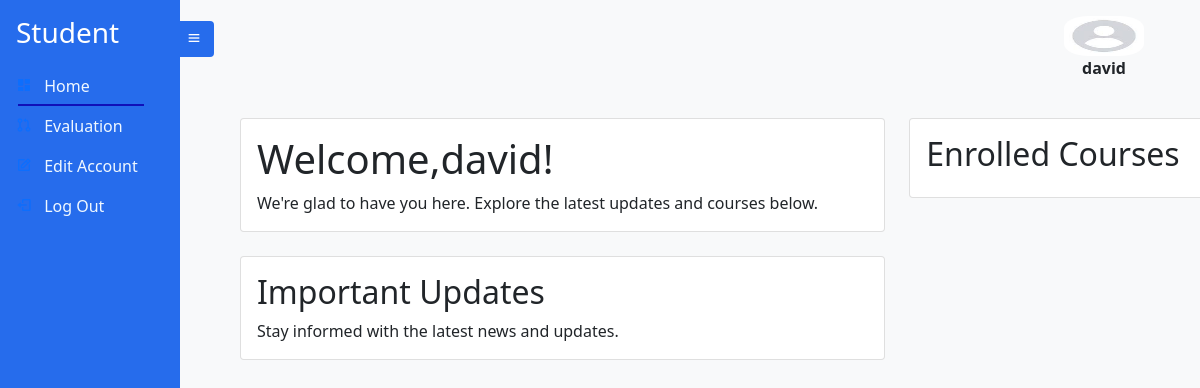
The page /studenthomepage (signed in) on the database as committed earlier.
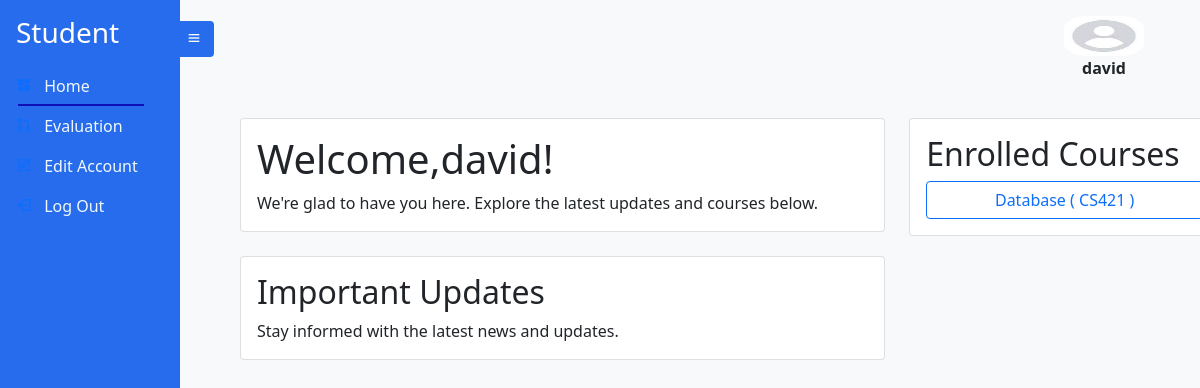
The same page on the database as committed later.
### Student/models.py (models this page shows, shortened)
class StudentCourseEnrollment(models.Model):
    student = models.ForeignKey(Student, on_delete=models.CASCADE)
    course = models.ForeignKey(Course, on_delete=models.CASCADE)
    term = models.ForeignKey(Term, on_delete=models.CASCADE)
    enrolled = models.BooleanField(default=False)
    class Meta:
        unique_together = ('student', 'course', 'term')

### Course/models.py (models this page shows, shortened)
class Course(models.Model):
    Course_id =  models.CharField(max_length=20 , unique=True,primary_key=True)
    CourseName = models.CharField(max_length=20 , null=True , blank=True)
    CourseType = models.CharField(max_length=10 , null=True ,  choices=coursetype , blank=True)
    CreditHour = models.IntegerField(null=True , blank=True)
    Department = models.CharField(max_length=10 , null=True ,  choices=departmentchoice , blank=True)
    Instructors = models.ManyToManyField(Instructor)

### Student/views.py (the view)
# urls.py: path('studenthomepage', studenthomepage , name='studenthomepage'),
def studenthomepage(request):
    student = Student.objects.get(Account_id = request.user)
    student_enrollments = StudentCourseEnrollment.objects.filter(student = student)
    context = {'active_page':'home' , 'studentenrollements':student_enrollments , }
    return render(request , 'student/studenthome.html',context)

### templates/student/studenthome.html (shortened to what this page needs)
{% extends 'student/student.html' %}
{% block content %}
<div class="container mt-5">
    <div class="row">
        <div class="col-md-8">
            <div class="card mb-4">
                <div class="card-body">
                    <h1 class="card-title">Welcome,{{user.username}}!</h1>
                    <p class="card-text">We're glad to have you here. Explore the latest updates and courses below.</p>
                </div>
            </div>
            <div class="card mb-4">
                <div class="card-body">
                    <h2 class="card-title">Important Updates</h2>
                    <p class="card-text">Stay informed with the latest news and updates.</p>
                </div>
            </div>
        </div>
        <div class="col-md-4">
            <div class="card">
                <div class="card-body">
                    <h2 class="card-title">Enrolled Courses</h2>
                    <div class="d-grid gap-2">
                        {% for studentenroll in studentenrollements %}
                        <button class="btn btn-outline-primary course-btn" type="button" data-course="{{studentenroll.course.CourseName}}">{{studentenroll.course.CourseName}} ( {{studentenroll.course.Course_id}} )</button>
                        {% endfor %}
                    </div>
                </div>
            </div>
        </div>
    </div>
</div>
</body>
{% endblock %}

Rows that differ between the two databases and show on the page:
added StudentCourseEnrollment: course.CourseName "Database", course.Course_id "CS421"
